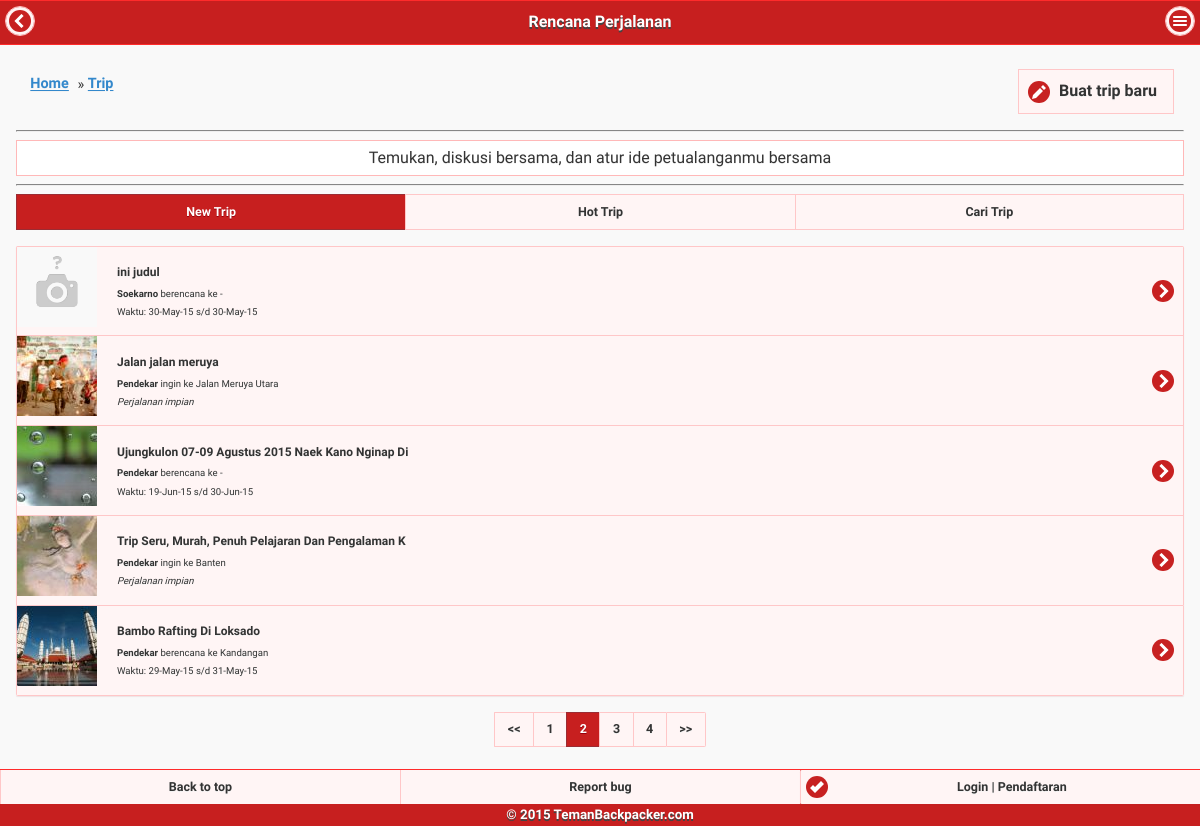
The app's page /trip.php?page=2 with its own data.
### tables this page shows
CREATE TABLE IF NOT EXISTS `tb_trip` (
  `trip_id` int(11) NOT NULL,
  `trip_user_id` int(11) NOT NULL,
  `trip_judul` varchar(50) DEFAULT NULL,
  `trip_tujuan` varchar(100) DEFAULT NULL,
  `trip_tujuan_geolat` double DEFAULT NULL,
  `trip_tujuan_geolng` double DEFAULT NULL,
  `trip_asal` varchar(100) DEFAULT NULL,
  `trip_asal_lat` double DEFAULT NULL,
  `trip_asal_lng` double DEFAULT NULL,
  `trip_jenis` char(2) DEFAULT NULL,
  `trip_kategori` char(2) DEFAULT NULL,
  `trip_date1` date DEFAULT NULL,
  `trip_date2` date DEFAULT NULL,
  `trip_detail` text,
  `trip_flag_comm` char(1) DEFAULT '0' COMMENT '1: ijinkan komentar | 0: tidak diijinkan komentar',
  `trip_flag_join` char(1) DEFAULT '0' COMMENT '1: ijinkan join | 0: tidak diijinkan join',
  `trip_created_date` timestamp NOT NULL DEFAULT CURRENT_TIMESTAMP,
  `trip_stats` int(11) NOT NULL DEFAULT '0',
  PRIMARY KEY (`trip_id`)
);

### _include/db_function.php (called while the page is built, shortened)
<?php
include_once dirname(__FILE__).DIRECTORY_SEPARATOR.'fungsi.php';
$database = new mysqli(DBHOST, DBUSER, DBPASS, DBNAME);
$db =& $database;
function good_query($string, $debug=0)
{
    global $db;
    $result = $db->query($string);
    return $result;
}
?>

### _include/fungsi.php (called while the page is built, shortened)
<?php
function make_seo_name($title)
{
	return preg_replace('/[^a-z0-9_-]/i', '', strtolower(str_replace(' ', '-', trim($title))));
}
?>

### _include/trip.php (the view, shortened to what this page needs)
<?php
if(@$statuskoneksi != 'connected'){
	require_once dirname(__FILE__).DIRECTORY_SEPARATOR.'db_function.php';
}
function Tripnya ($sql)
{
    $result = good_query($sql);
    while ($row = mysqli_fetch_assoc($result)){
        $tujuan = "-";
        if (!empty($row['trip_tujuan'])) {
            $tujuan = implode(",", array_slice(explode(",", $row['trip_tujuan']), 0, 1));
        }
       if (trim($row['trip_date1']) == '0000-00-00'){
           $trip_date = "<i>Perjalanan impian</i>";
           $konjungsi = " ingin";
       }else{
           $trip_date = "Waktu: ".tanggalan($row['trip_date1']) ." s/d ". tanggalan($row['trip_date2']);
           $konjungsi = " berencana";
       }
       if (!empty($row['trip_gambar'])) {
            $foto = $row['trip_gambar'];
        } else {
            $foto = "default.gif";
        }
        $label = "<b>". $row['user_username'] ."</b>". $konjungsi ." ke ". $tujuan;
        $arr[] = array("trip_id"                => $row['trip_id'],
                        "trip_judul"            => $row['trip_judul'],
                        "label"                 => $row['user_username'],
                        "trip_created_date"     => $row['trip_created_date'],
                        "chat"                  => @$row['chat'],
                        "trip_gambar"           => $foto,
                        "trip_date"             => $trip_date,
                        "label"                 => $label
                        );
    }
    return $arr;
}
function Trip_load_new($page, $batas)
{
    $posisi = (int) $batas * ( (int) $page-1);
    $sql = "select *
            from v_trip_list
            limit {$posisi}, {$batas}" ;
    return Tripnya($sql);
}
function Trip_load_hot($page, $batas)
{
    $posisi = (int) $batas * ( (int) $page-1);
    $sql = "select a.*, (select count(1) from tb_chat b where b.chat_trip_id = a.trip_id) as chat
            from v_trip_list a
            where a.trip_created_date between date_sub(now(),INTERVAL 11 WEEK) and now()
            order by chat desc limit {$posisi}, {$batas};";
    return Tripnya($sql);
}
function Trip_list($trip_list) {
    if (empty($trip_list)) {
        echo 'Data Trip tidak ditemukan';
    } else {
        foreach ($trip_list as $t) {
            echo '<li>
                    <a href="' . URLSITUS . 'trip/lihat/' . make_seo_name($t['trip_judul']) . '/' . $t['trip_id'] . '/" data-ajax="false">
                        <img src="' . URLSITUS . '_gambar/galeri/thumb2/' . $t['trip_gambar'] . '" class="ui-li-thumb">
                        <p class="normalin"><b>' . $t['trip_judul'] .'</b></p>
                        <p class="hrfKecilBgt">' . @$t['label'] . '</p>
                        <p class="hrfKecilBgt normalin">' . $t['trip_date'] . '</p>
                    </a>
                 </li>';
        }
    }
}
?>

### css/tb.css (style rules this page uses)
.hrfKecilBgt { font-size: .6em !important; }
.normalin { white-space:normal !important; }

### records on screen
tb_trip: trip_date1 "berencana"
tb_trip: trip_date1 "ingin", trip_tujuan "Jalan Meruya Utara"
tb_trip: shows a picture, trip_judul "Ujungkulon 07-09 Agustus 2015 Naek Kano Nginap Di", user_username "Pendekar", trip_date1 "berencana", trip_date "Waktu: 19-Jun-15 s/d 30-Jun-15"
tb_trip: shows a picture, trip_judul "Trip Seru, Murah, Penuh Pelajaran Dan Pengalaman K", user_username "Pendekar", trip_date1 "ingin", trip_tujuan "Banten", shows "Perjalanan impian"
tb_trip: trip_date1 "berencana", trip_tujuan "Kandangan"

### other values on screen
$title "Rencana Perjalanan"
$url['text'] "Home"
$url['text'] "Trip"
$t['trip_judul'] "ini judul"
$row['user_username'] "Soekarno"
$t['trip_date'] "Waktu: 30-May-15 s/d 30-May-15"
$t['trip_judul'] "Jalan jalan meruya"
$row['user_username'] "Pendekar"
$t['trip_judul'] "Bambo Rafting Di Loksado"
$t['trip_date'] "Waktu: 29-May-15 s/d 31-May-15"
